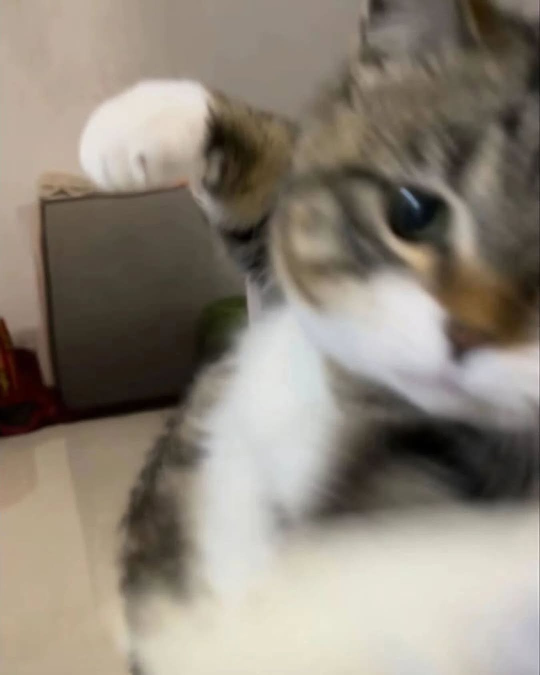
#> input picture Day_9/20250713_154809.jpg, 1080 x 1350 px, found by its file name (shown at 1/2 size)
$ jupyter execute Day_9.ipynb
#> lines starting #> are read from the running program, lines starting #| are printed output that depends on the picture
**NumPy:** Complex Numerical Calculations

[cell 1]
import numpy as np
a=np.array([[1,2],[2,3]])
print(a.sum())
print(a[0,1])
print(f"Dimension: {a.ndim}")

[cell 2]
import numpy as np
import matplotlib.pyplot as plt
arr=plt.imread("D:\\Data Science\\Summer-Training-Project\\Day_9\\20250713_154809.jpg")
#> arr is the input picture: shape (1350, 1080, 3); mean R, G, B 141.4, 132.7, 120.6
print(type(arr))
#| <class 'numpy.ndarray'>
plt.imshow(arr)
# plt.imshow(arr-100)
arr.shape #3D array for image
#> Out = (1350, 1080, 3)

[cell 3]
import numpy as np
arr1=np.array([1,2,3,4,5,6,7,8,9,0])
# print(arr1) #Not comma sep.
# print(arr1.ndim)
print(arr1.shape)


zero_dim_arr=np.array(1)
print(zero_dim_arr.shape)


two_dim_arr=np.array([[1,2,3,4,5],[6,7,8,9,0]])
print(two_dim_arr.shape)

three_dim_arr=np.array([[[1,2,3],[4,5,6],[0,0,0]],
                        [[7,8,9],[10,11,12],[0,0,0]],
                        [[13,14,15],[16,17,18],[0,0,0]]])
# print(three_dim_arr)
print(three_dim_arr.shape)

arr3=np.array([[[1,2,3],[1,2,3]],[[1,2,3],[1,2,3]]])
# print(arr3)
print(arr3.shape)

arr_3_5_5=np.array([[[1,2,3,4,5],[1,2,3,4,5],[1,2,3,4,5],[1,2,3,4,5],[1,2,3,4,5]],
                    [[1,2,3,4,5],[1,2,3,4,5],[1,2,3,4,5],[1,2,3,4,5],[1,2,3,4,5]],
                    [[1,2,3,4,5],[1,2,3,4,5],[1,2,3,4,5],[1,2,3,4,5],[1,2,3,4,5]]])
print(arr_3_5_5.shape)


arr_5_3_3_5=np.array([[[[1,2,3,4,5],[1,2,3,4,5],[1,2,3,4,5]],[[1,2,3,4,5],[1,2,3,4,5],[1,2,3,4,5]],[[1,2,3,4,5],[1,2,3,4,5],[1,2,3,4,5]]],
         [[[1,2,3,4,5],[1,2,3,4,5],[1,2,3,4,5]],[[1,2,3,4,5],[1,2,3,4,5],[1,2,3,4,5]],[[1,2,3,4,5],[1,2,3,4,5],[1,2,3,4,5]]],
         [[[1,2,3,4,5],[1,2,3,4,5],[1,2,3,4,5]],[[1,2,3,4,5],[1,2,3,4,5],[1,2,3,4,5]],[[1,2,3,4,5],[1,2,3,4,5],[1,2,3,4,5]]],
         [[[1,2,3,4,5],[1,2,3,4,5],[1,2,3,4,5]],[[1,2,3,4,5],[1,2,3,4,5],[1,2,3,4,5]],[[1,2,3,4,5],[1,2,3,4,5],[1,2,3,4,5]]],
         [[[1,2,3,4,5],[1,2,3,4,5],[1,2,3,4,5]],[[1,2,3,4,5],[1,2,3,4,5],[1,2,3,4,5]],[[1,2,3,4,5],[1,2,3,4,5],[1,2,3,4,5]]]])
print(arr_5_3_3_5.shape)
# print(arr_5_3_3_5.size)

[cell 4]
#4D array Shortcut
import numpy as np

arr=np.random.randint(1,1000,(5,3,3,5))
print(arr.shape)
print(arr)

[cell 5]
#
import numpy as np
final_array=np.random.randint(1,9,(3,3,3))
final_array+=1000
print(final_array)
print(final_array**.5)

[cell 6]
#To change the brightness of an image
import numpy as np
import matplotlib.pyplot as plt
arr=plt.imread("D:\\Data Science\\Summer-Training-Project\\Day_9\\20250713_154809.jpg").astype('int16')
# plt.imshow(arr)
plt.imshow(arr-100)
arr.dtype
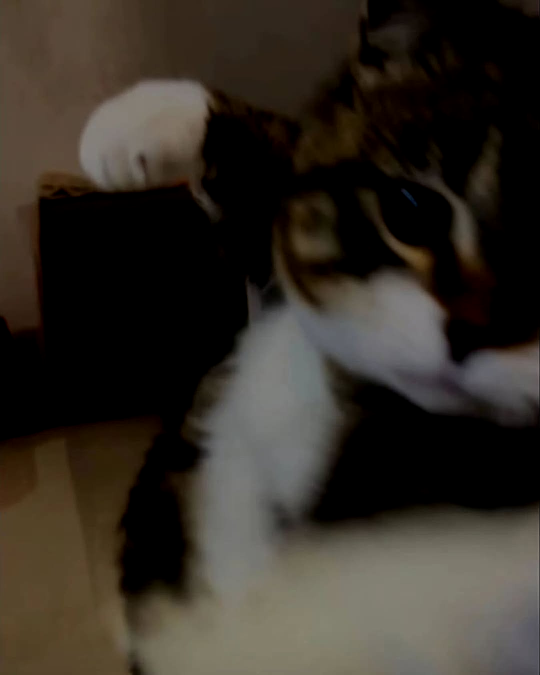
#> shown: shape (1350, 1080, 3) (shown at 1/2 size); mean R, G, B 52.3, 46.3, 38.5

[cell 7]
#Change the brightness in an image according to the range in the loop
import numpy as np
import matplotlib.pyplot as plt
import time
arr=plt.imread("D:\\Data Science\\Summer-Training-Project\\Day_9\\20250713_154809.jpg").astype('int16')
# plt.imshow(arr)
try:
    for i in range (-100,100):
        print(f"Value of i: {i}")
        plt.imshow(arr+i)
        plt.show()
        time.sleep(0.05)
        display(clear=True)
except:
    print("An Error Occured")

# arr.dtype

Slicing & Indexing

[cell 8]
import numpy as np
arr1=np.array([1,2,3,4,5,6,7,8,9])
print(arr1[5])
print(arr1[0:3])

[cell 9]
import numpy as np
arr=np.random.randint(1,10,(3,3))
print(arr)
print('\n')
arr[::2,::2]=100
print(arr)

[cell 10]
import pandas as pd
arr_3D=np.random.randint(1,10,(3,3,3))
print(arr_3D)
print(arr_3D[2,0,2])
newone=arr_3D[:,::2,::2].reshape(3,4)
print(newone)
print(newone[2::])

[cell 11]
import numpy as np
print(len(dir(np)) ) #This many directory are available in numpy

[cell 12]
#Cropping the image
import numpy as np
import matplotlib.pyplot as plt
arr=plt.imread("D:\\Data Science\\Summer-Training-Project\\Day_9\\20250713_154809.jpg")
arra=arr[100:400,50:400,:]
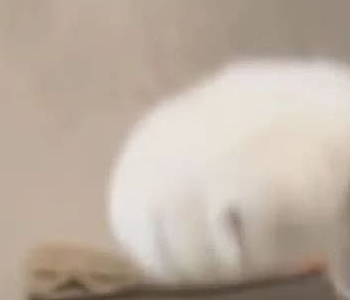
#> arra: shape (300, 350, 3); mean R, G, B 188.8, 174.9, 161.7
plt.imshow(arra)

# plt.imshow(arr)

arr.shape
#> Out = (1350, 1080, 3)

[cell 13]
#changing RGB by slicing and indecxing
import numpy as np
import matplotlib.pyplot as plt
arr=plt.imread("D:\\Data Science\\Summer-Training-Project\\Day_9\\20250713_154809.jpg")
plt.imshow(arr)

# a1=arr[:,:,0]
# a2=arr[:,:,1]
# a3=arr[:,:,2]

arr_copy=arr.copy()
arr_copy[100:400,50:400,0]=0 #Red is gone from RGB whole image [:,:,]
plt.imshow(arr_copy)

arr_copy[100:400,50:400,1]=0 #Green is gone from RGB whole image [:,:,]
plt.imshow(arr_copy)

arr_copy[100:400,50:400,2]=0 #Blue is gone from RGB whole image [:,:,]
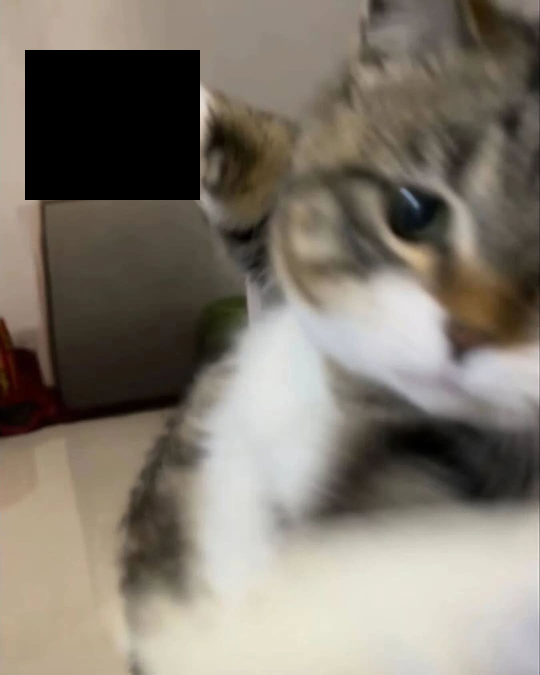
#> arr_copy: shape (1350, 1080, 3) (shown at 1/2 size); mean R, G, B 127.8, 120.1, 109
plt.imshow(arr_copy)

#it's black because i removed all the colors one by one
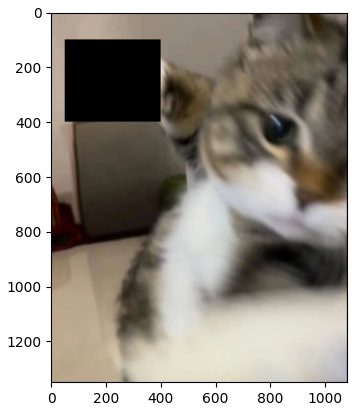
#> figure drawn by matplotlib, 1 panel

[cell 14]
#multiplying image
import numpy as np
import matplotlib.pyplot as plt
arr=plt.imread("D:\\Data Science\\Summer-Training-Project\\Day_9\\20250713_154809.jpg")
# plt.imshow(arr)

copy=2
final_arr=np.concat([arr]*copy,axis=1)
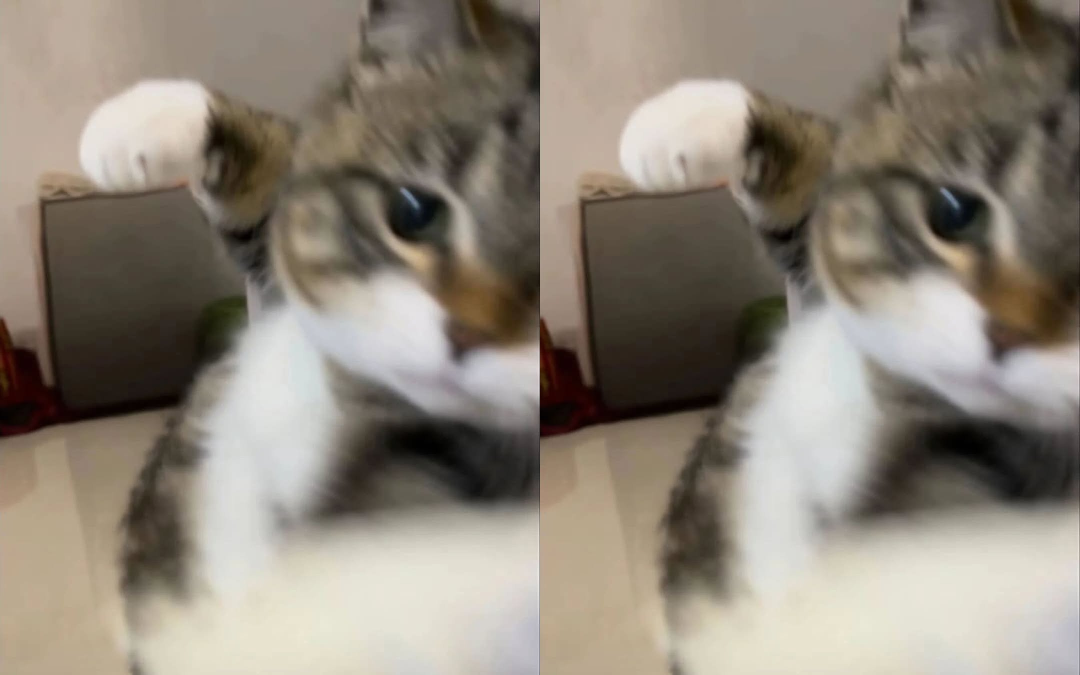
#> final_arr: shape (1350, 2160, 3) (shown at 1/2 size); mean R, G, B 141.4, 132.7, 120.6
plt.figure(figsize=(20, 8))
plt.axis('off')
plt.imshow(np.concat([final_arr]*2))
plt.tight_layout()
plt.savefig('Punching_Cat.jpeg',dpi=3000)
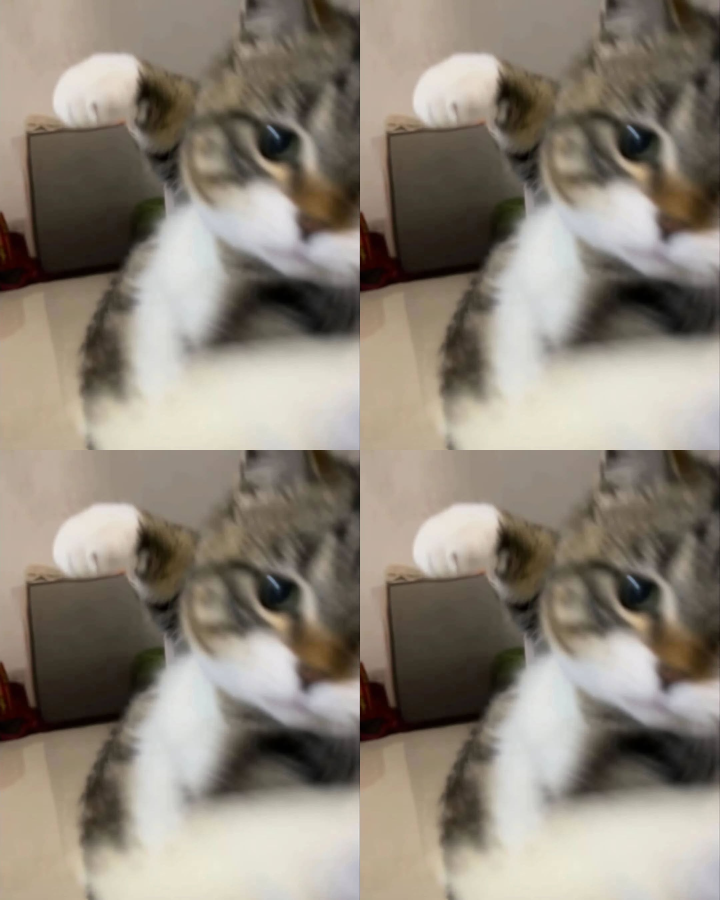
#> shown: shape (2700, 2160, 3) (shown at 1/3 size); mean R, G, B 141.4, 132.7, 120.6

[cell 15]
#linspace() linear space (equally space)
import numpy as np
arr=np.linspace(1,10,15) ##Start:1 End:10 Numbers_Needed:15 equally space
print(arr)
print('\n')
arr1=np.linspace(1,10,5) ##Start:1 End:10 Numbers_Needed:5 equally space
print(arr1)
print('\n')
arr1=np.linspace(9,90,10) ##print a table of 9
print(arr1)

[cell 16]
import numpy as np
import matplotlib.pyplot as plt
data=np.linspace(-1,1,5)
plt.plot(np.sin(data))
plt.show()
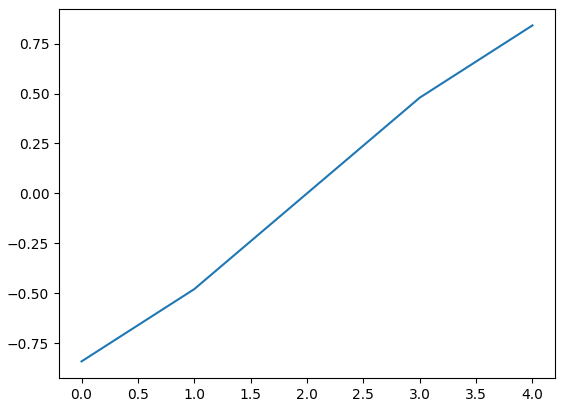
#> figure drawn by matplotlib, 1 panel

[cell 17]
import numpy as np
import matplotlib.pyplot as plt

plt.imshow(np.arange(0,256).reshape(16,16))
# plt.imshow(a)
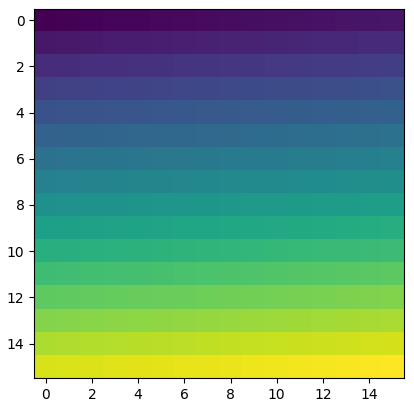
#> figure drawn by matplotlib, 1 panel
